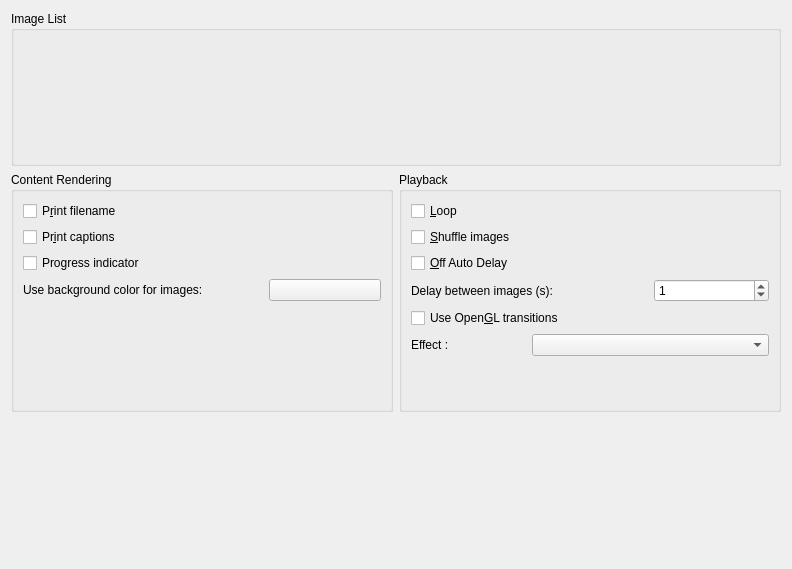
<?xml version="1.0" encoding="UTF-8"?>
<ui version="4.0">
 <class>PresentationMainPage</class>
 <widget class="QWidget" name="PresentationMainPage">
  <property name="geometry">
   <rect>
    <x>0</x>
    <y>0</y>
    <width>792</width>
    <height>569</height>
   </rect>
  </property>
  <layout class="QVBoxLayout" name="verticalLayout">
   <item>
    <widget class="QGroupBox" name="m_ImagesFilesGroup">
     <property name="whatsThis">
      <string>Preview the currently selected image.</string>
     </property>
     <property name="title">
      <string>Image List</string>
     </property>
     <layout class="QGridLayout" name="gridLayout_3" columnstretch="10,0">
      <item row="0" column="0">
       <widget class="QWidget" name="m_ImagesFilesListBoxContainer" native="true"/>
      </item>
      <item row="0" column="1">
       <layout class="QVBoxLayout" name="verticalLayout_6">
        <item>
         <spacer name="verticalSpacer_5">
          <property name="orientation">
           <enum>Qt::Vertical</enum>
          </property>
          <property name="sizeHint" stdset="0">
           <size>
            <width>20</width>
            <height>40</height>
           </size>
          </property>
         </spacer>
        </item>
        <item>
         <widget class="QLabel" name="m_previewLabel">
          <property name="sizePolicy">
           <sizepolicy hsizetype="Minimum" vsizetype="Minimum">
            <horstretch>0</horstretch>
            <verstretch>0</verstretch>
           </sizepolicy>
          </property>
          <property name="maximumSize">
           <size>
            <width>256</width>
            <height>256</height>
           </size>
          </property>
          <property name="text">
           <string/>
          </property>
          <property name="alignment">
           <set>Qt::AlignCenter</set>
          </property>
         </widget>
        </item>
        <item>
         <spacer name="verticalSpacer_6">
          <property name="orientation">
           <enum>Qt::Vertical</enum>
          </property>
          <property name="sizeHint" stdset="0">
           <size>
            <width>20</width>
            <height>40</height>
           </size>
          </property>
         </spacer>
        </item>
       </layout>
      </item>
      <item row="1" column="0">
       <widget class="QLabel" name="m_label6">
        <property name="sizePolicy">
         <sizepolicy hsizetype="Expanding" vsizetype="Minimum">
          <horstretch>0</horstretch>
          <verstretch>0</verstretch>
         </sizepolicy>
        </property>
        <property name="whatsThis">
         <string>Total number of images in the portfolio and sequence duration.</string>
        </property>
        <property name="text">
         <string/>
        </property>
        <property name="wordWrap">
         <bool>false</bool>
        </property>
       </widget>
      </item>
      <item row="1" column="1">
       <widget class="QLabel" name="m_label7">
        <property name="sizePolicy">
         <sizepolicy hsizetype="Minimum" vsizetype="Minimum">
          <horstretch>0</horstretch>
          <verstretch>0</verstretch>
         </sizepolicy>
        </property>
        <property name="whatsThis">
         <string>Currently selected image in the portfolio list.</string>
        </property>
        <property name="text">
         <string/>
        </property>
        <property name="wordWrap">
         <bool>false</bool>
        </property>
       </widget>
      </item>
     </layout>
    </widget>
   </item>
   <item>
    <layout class="QGridLayout" name="gridLayout_2">
     <item row="0" column="1">
      <widget class="QGroupBox" name="groupBox_3">
       <property name="title">
        <string>Playback</string>
       </property>
       <layout class="QVBoxLayout" name="verticalLayout_5">
        <item>
         <widget class="QCheckBox" name="m_loopCheckBox">
          <property name="text">
           <string>&amp;Loop</string>
          </property>
         </widget>
        </item>
        <item>
         <widget class="QCheckBox" name="m_shuffleCheckBox">
          <property name="text">
           <string>&amp;Shuffle images</string>
          </property>
         </widget>
        </item>
        <item>
         <widget class="QCheckBox" name="m_offAutoDelayCheckBox">
          <property name="whatsThis">
           <string>this option requires user action to switch between images</string>
          </property>
          <property name="text">
           <string>&amp;Off Auto Delay</string>
          </property>
         </widget>
        </item>
        <item>
         <layout class="QGridLayout" name="gridLayout">
          <item row="0" column="0" colspan="2">
           <widget class="QLabel" name="m_delayLabel">
            <property name="text">
             <string>Delay between images (s):</string>
            </property>
           </widget>
          </item>
          <item row="2" column="0">
           <widget class="QLabel" name="label_3">
            <property name="text">
             <string>Effect :</string>
            </property>
           </widget>
          </item>
          <item row="1" column="0" colspan="2">
           <widget class="QCheckBox" name="m_openglCheckBox">
            <property name="text">
             <string>Use Open&amp;GL transitions</string>
            </property>
           </widget>
          </item>
          <item row="0" column="2">
           <widget class="QSpinBox" name="m_delaySpinBox">
            <property name="sizePolicy">
             <sizepolicy hsizetype="Minimum" vsizetype="Minimum">
              <horstretch>0</horstretch>
              <verstretch>0</verstretch>
             </sizepolicy>
            </property>
            <property name="minimumSize">
             <size>
              <width>80</width>
              <height>0</height>
             </size>
            </property>
            <property name="value">
             <number>1</number>
            </property>
           </widget>
          </item>
          <item row="2" column="1" colspan="2">
           <widget class="QComboBox" name="m_effectsComboBox"/>
          </item>
         </layout>
        </item>
        <item>
         <spacer name="verticalSpacer_3">
          <property name="orientation">
           <enum>Qt::Vertical</enum>
          </property>
          <property name="sizeHint" stdset="0">
           <size>
            <width>20</width>
            <height>44</height>
           </size>
          </property>
         </spacer>
        </item>
       </layout>
      </widget>
     </item>
     <item row="0" column="0">
      <widget class="QGroupBox" name="groupBox_2">
       <property name="title">
        <string>Content Rendering</string>
       </property>
       <layout class="QGridLayout" name="gridLayout_4">
        <item row="2" column="0">
         <widget class="QCheckBox" name="m_printProgressCheckBox">
          <property name="text">
           <string>Progress indicator</string>
          </property>
         </widget>
        </item>
        <item row="0" column="0">
         <layout class="QHBoxLayout" name="horizontalLayout_2">
          <item>
           <widget class="QCheckBox" name="m_printNameCheckBox">
            <property name="text">
             <string>P&amp;rint filename</string>
            </property>
           </widget>
          </item>
         </layout>
        </item>
        <item row="3" column="0" colspan="2">
         <widget class="QLabel" name="m_bgLabel">
          <property name="text">
           <string>Use background color for images:</string>
          </property>
         </widget>
        </item>
        <item row="1" column="0">
         <widget class="QCheckBox" name="m_printCommentsCheckBox">
          <property name="text">
           <string>Pr&amp;int captions </string>
          </property>
         </widget>
        </item>
        <item row="5" column="1">
         <spacer name="verticalSpacer_2">
          <property name="orientation">
           <enum>Qt::Vertical</enum>
          </property>
          <property name="sizeHint" stdset="0">
           <size>
            <width>20</width>
            <height>17</height>
           </size>
          </property>
         </spacer>
        </item>
        <item row="3" column="2">
         <widget class="Digikam::DColorSelector" name="m_bgColor"/>
        </item>
       </layout>
       <zorder>m_bgLabel</zorder>
       <zorder>m_printCommentsCheckBox</zorder>
       <zorder>m_printProgressCheckBox</zorder>
       <zorder>m_bgColor</zorder>
      </widget>
     </item>
    </layout>
   </item>
   <item>
    <spacer name="verticalSpacer_4">
     <property name="orientation">
      <enum>Qt::Vertical</enum>
     </property>
     <property name="sizeHint" stdset="0">
      <size>
       <width>20</width>
       <height>24</height>
      </size>
     </property>
    </spacer>
   </item>
  </layout>
 </widget>
 <customwidgets>
  <customwidget>
   <class>Digikam::DColorSelector</class>
   <extends>QPushButton</extends>
   <header>dcolorselector.h</header>
  </customwidget>
 </customwidgets>
 <resources/>
 <connections/>
</ui>
